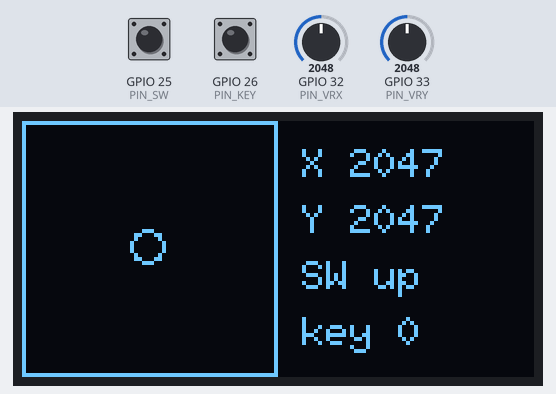
Simulated run of this program. Board: ESP32. On the bench: 128×64 one-colour display. The test bench sets the inputs (shaded band); at power-on: GPIO 25 (PIN_SW) HIGH, GPIO 26 (PIN_KEY) HIGH, GPIO 32 (PIN_VRX) = 2048, GPIO 33 (PIN_VRY) = 2048 (analog values on the 0–4095 scale). What the program prints to the serial monitor is not drawn.

Above: at 1.4 s.
1.5 s: GPIO 25 (PIN_SW) pulled LOW for 0.15 s
At 1.62 s:
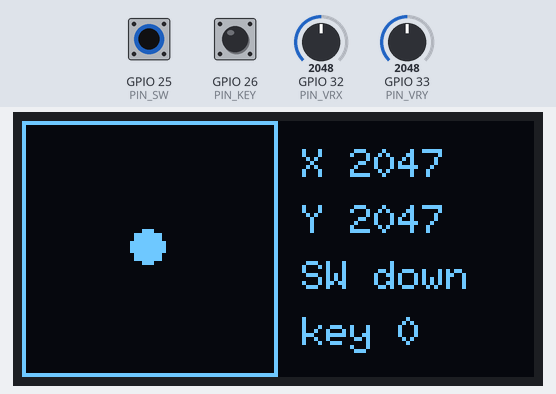
3.1 s: GPIO 26 (PIN_KEY) pulled LOW for 1 s
At 3.9 s:
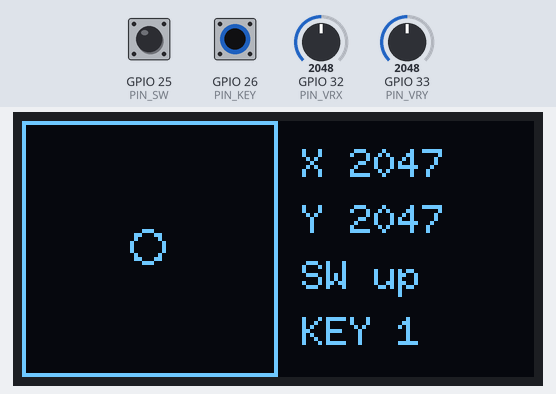
5.6 s: GPIO 32 (PIN_VRX) set to 3038
At 6.4 s:
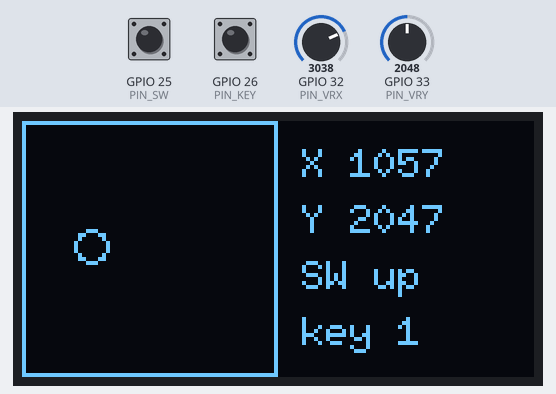
7.1 s: GPIO 32 (PIN_VRX) set to 3126
At 8.3 s:
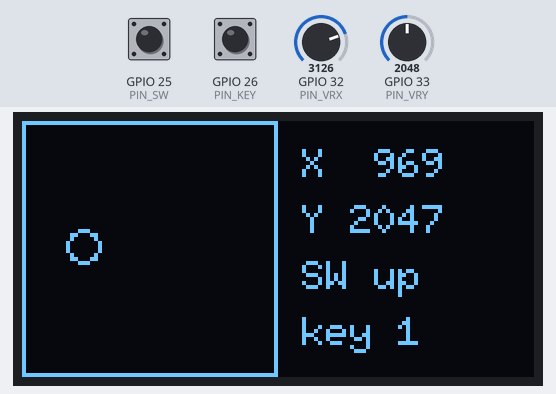
8.6 s: GPIO 33 (PIN_VRY) set to 3064
At 9.0 s:
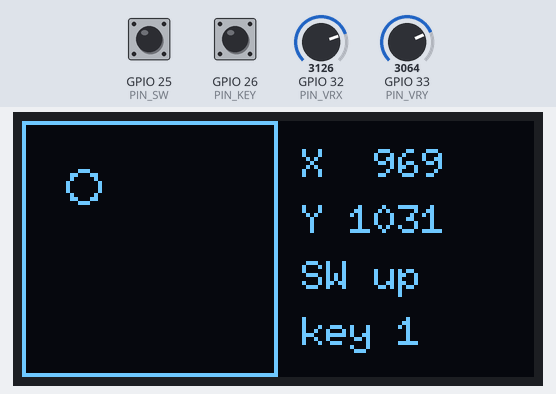
10.1 s: GPIO 33 (PIN_VRY) set to 3163
At 10.9 s:
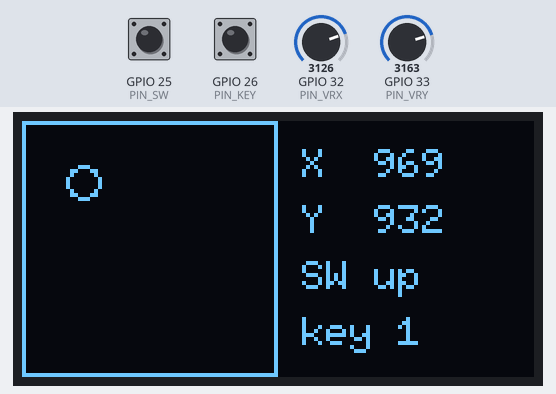
Timing chart, 0 to 12.6 s (numbered marks = the images above; inputs shaded):
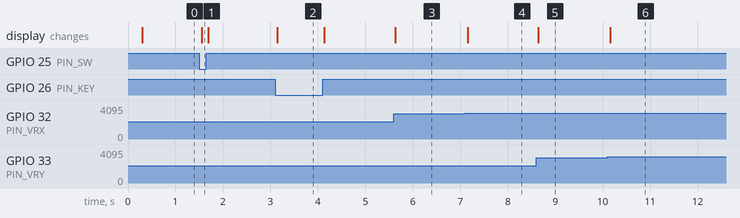

Measured:
- after the input at 1.5 s, the display: changes after 0.06 s (image 1)
- after the input at 3.1 s, the display: changes after 0.05 s (image 2)
- after the input at 5.6 s, the display: changes at once (image 3)
- after the input at 7.1 s, the display: changes after 0.05 s (image 4)
- after the input at 8.6 s, the display: changes at once (image 5)
- after the input at 10.1 s, the display: changes after 0.06 s (image 6)

The program:

main.cpp
```cpp
// Joystick + OLED hardware test.
//
// Wiring (see hardware.md):
//   OLED  GND->GND  VCC->3V3  SCL->GPIO22  SDA->GPIO21
//   Stick GND->GND  +5V->3V3  VRX->GPIO32  VRY->GPIO33  SW->GPIO25
//   Key   one pin->GPIO26, other pin->GND (mechanical keyboard switch)
#include <Arduino.h>
#include <U8g2lib.h>
#include <Wire.h>

constexpr int PIN_SDA = 21;
constexpr int PIN_SCL = 22;
constexpr int PIN_VRX = 32;  // ADC1
constexpr int PIN_VRY = 33;  // ADC1
constexpr int PIN_SW = 25;   // pressed = LOW, needs the internal pull-up
constexpr int PIN_KEY = 26;  // keyboard switch, pressed = LOW

#ifdef OLED_SH1106
U8G2_SH1106_128X64_NONAME_F_HW_I2C oled(U8G2_R0, U8X8_PIN_NONE);
#else
U8G2_SSD1306_128X64_NONAME_F_HW_I2C oled(U8G2_R0, U8X8_PIN_NONE);
#endif

void scanI2C() {
  Serial.println("I2C scan:");
  int found = 0;
  for (uint8_t addr = 1; addr < 127; addr++) {
    Wire.beginTransmission(addr);
    if (Wire.endTransmission() == 0) {
      Serial.printf("  device at 0x%02X\n", addr);
      found++;
    }
  }
  if (found == 0) Serial.println("  nothing found: check SDA/SCL/VCC/GND");
}

void setup() {
  Serial.begin(115200);
  delay(200);
  Serial.println("\njoystick-oled test starting");

  pinMode(PIN_SW, INPUT_PULLUP);
  pinMode(PIN_KEY, INPUT_PULLUP);
  analogReadResolution(12);  // 0..4095

  Wire.begin(PIN_SDA, PIN_SCL);
  scanI2C();

  oled.begin();
  oled.setFont(u8g2_font_6x10_tf);
}

void loop() {
  static uint32_t lastPrint = 0;
  static uint32_t lastDraw = 0;
  uint32_t now = millis();
  if (now - lastDraw < 33) return;  // ~30 fps
  lastDraw = now;

  int x = 4095 - analogRead(PIN_VRX);  // inverted so stick-right moves the dot right
  int y = 4095 - analogRead(PIN_VRY);  // inverted so stick-up moves the dot up
  bool pressed = digitalRead(PIN_SW) == LOW;
  // Sampling every 33 ms is slow enough to ride out switch bounce.
  static bool keyWasDown = false;
  static int keyPresses = 0;
  bool keyDown = digitalRead(PIN_KEY) == LOW;
  if (keyDown && !keyWasDown) keyPresses++;
  keyWasDown = keyDown;

  oled.clearBuffer();
  oled.drawFrame(0, 0, 64, 64);
  int dx = map(x, 0, 4095, 2, 61);
  int dy = map(y, 0, 4095, 2, 61);
  if (pressed) oled.drawDisc(dx, dy, 4);
  else oled.drawCircle(dx, dy, 4);
  oled.setCursor(70, 14);
  oled.printf("X %4d", x);
  oled.setCursor(70, 28);
  oled.printf("Y %4d", y);
  oled.setCursor(70, 42);
  oled.print(pressed ? "SW down" : "SW up");
  oled.setCursor(70, 56);
  oled.printf("%s %d", keyDown ? "KEY" : "key", keyPresses);
  oled.sendBuffer();

  static int minX = 4095, maxX = 0, minY = 4095, maxY = 0;
  minX = min(minX, x); maxX = max(maxX, x);
  minY = min(minY, y); maxY = max(maxY, y);

  if (now - lastPrint >= 200) {
    lastPrint = now;
    Serial.printf("x=%4d y=%4d sw=%s key=%s presses=%d  | seen x %d..%d  y %d..%d\n",
                  x, y, pressed ? "DOWN" : "up", keyDown ? "DOWN" : "up",
                  keyPresses, minX, maxX, minY, maxY);
  }
}
```
